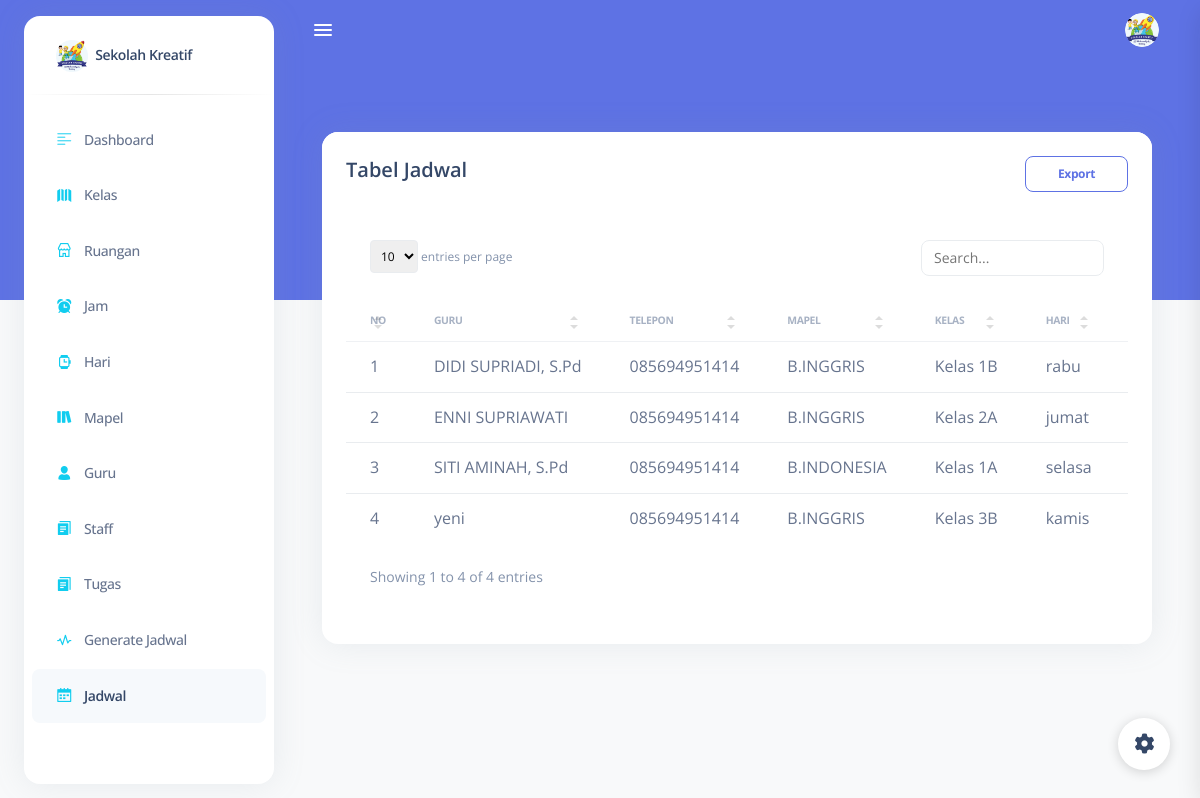
Page /jadwal/ (signed in) on the committed database.
### core/models.py (models this page shows, shortened)
class Jadwal(models.Model):
  tugas = models.ForeignKey(Tugas, on_delete=models.SET_NULL, null=True)
  waktu = models.ForeignKey(Hari, on_delete=models.SET_NULL, null=True)

class Tugas(models.Model):
  mapel = models.ForeignKey(Mapel, on_delete=models.SET_NULL, null=True)
  guru = models.ForeignKey(Guru, on_delete=models.SET_NULL, null=True)

class Guru(models.Model):
  nama = models.CharField(max_length=50)
  telepon = models.CharField(max_length=50)
  mapel = models.ForeignKey(Mapel, on_delete=models.SET_NULL, null=True)
  alamat = models.CharField(max_length=200)
  jenis_kelamin = models.CharField(max_length=1, choices=JENIS_KELAMIN)
  status = models.IntegerField(choices=STATUS, default=1)
  user = models.ForeignKey(User, on_delete=models.SET_NULL, null=True)

class Mapel(models.Model):
  nama_mapel = models.CharField(max_length=50)
  kelas = models.ForeignKey(Kelas, on_delete=models.SET_NULL, null=True)
  waktu = models.IntegerField()

class Kelas(models.Model):
  nama_kelas = models.CharField(max_length=50)

class Hari(models.Model):
  nama_hari = models.CharField(max_length=50)
  jam = models.ForeignKey(Jam, on_delete=models.SET_NULL, null=True)

### core/views.py (the view)
# urls.py: path('jadwal/', views.jadwal_views, name='jadwal'),
@login_required
def jadwal_views(request):
  context = {'jadwal': Jadwal.objects.order_by('tugas__guru__nama', 'waktu__nama_hari').all()}
  return render(request, 'back/jadwal/index.html', context)

### core/models.py (called while the page is built)
  def __str__(self):
    return '{} - {}'.format(self.waktu_mulai, self.waktu_selesai)

### core/templatetags/auth_extras.py (called while the page is built)
@register.filter(name='has_group')
def has_group(user, group_name):
    try:
        group = Group.objects.get(name=group_name)
    except Group.DoesNotExist:
        return False
    return True if group in user.groups.all() else False

### templates/back/jadwal/index.html (shortened to what this page needs)
{% extends 'base.html' %}
{% load static %}
{% block content %}
<main class="main-content position-relative border-radius-lg ">
  <div class="container-fluid py-4">
    <div class="row mt-4">
      <div class="col-12">
        <div class="card">
          <div class="card-header pb-0">
            <div class="d-flex">
              <div>
                <h5 class="mb-0">Tabel Jadwal</h5>
              </div>
              <div class="ms-auto my-auto mt-0">
                <div class="ms-auto my-auto">
                  <a href="{% url 'jadwalexport' %}" class="btn btn-outline-primary btn-sm mb-0" target="_blank">
                    Export</a>
                </div>
              </div>
            </div>
          </div>
          <div class="card-body">
            <div class="table-responsive">
              <table class="table table-flush" id="datatable-search">
                <thead class="thead-light">
                  <tr>
                    <th>No</th>
                    <th>Guru</th>
                    <th>Telepon</th>
                    <th>Mapel</th>
                    <th>Kelas</th>
                    <th>Hari</th>
                    <th>Waktu</th>
                  </tr>
                </thead>
                <tbody>
                  {% for k in jadwal %}
                  <tr>
                    <td>{{forloop.counter}}</td>
                    <td>{{k.tugas.guru.nama}}</td>
                    <td>{{k.tugas.guru.telepon}}</td>
                    <td>{{k.tugas.mapel.nama_mapel}}</td>
                    <td>{{k.tugas.mapel.kelas.nama_kelas}}</td>
                    <td>{{k.waktu.nama_hari}}</td>
                    <td>{{k.waktu.jam}}</td>
                  </tr>
                  {% endfor%}
                </tbody>
              </table>
            </div>
          </div>
        </div>
      </div>
    </div>
  </div>
</main>
{% endblock content %}

### rows in the picture
Jadwal: tugas.guru.nama "DIDI SUPRIADI, S.Pd", tugas.guru.telepon "085694951414", tugas.mapel.nama_mapel "B.INGGRIS", tugas.mapel.kelas.nama_kelas "Kelas 1B", waktu.nama_hari "rabu"
Jadwal: tugas.guru.nama "ENNI SUPRIAWATI", tugas.guru.telepon "085694951414", tugas.mapel.nama_mapel "B.INGGRIS", tugas.mapel.kelas.nama_kelas "Kelas 2A", waktu.nama_hari "jumat"
Jadwal: tugas.guru.nama "SITI AMINAH, S.Pd", tugas.guru.telepon "085694951414", tugas.mapel.nama_mapel "B.INDONESIA", tugas.mapel.kelas.nama_kelas "Kelas 1A", waktu.nama_hari "selasa"
Jadwal: tugas.guru.nama "yeni", tugas.guru.telepon "085694951414", tugas.mapel.nama_mapel "B.INGGRIS", tugas.mapel.kelas.nama_kelas "Kelas 3B", waktu.nama_hari "kamis"
